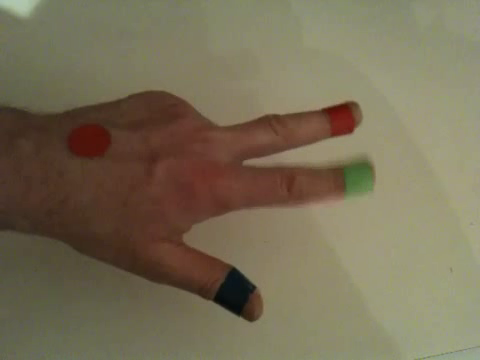
#> input picture frame 52 of videos/video1.mp4, 480 x 360 px
$ python labcode.py   (Python 2 division)   (older library calls are emulated)
#> lines starting #> are read from the running program, lines starting #| are printed output that depends on the picture; after the words box and inside, x2 and y2 are one past the last pixel; in counts of white or black regions, pixels touching at a corner belong together
import numpy as np
import cv2

def drawcircle(
    low,
    high,
    frame,
    color,
    ):

    hsv = cv2.cvtColor(frame, cv2.COLOR_BGR2HSV)
    res = cv2.inRange(hsv, low, high)
    kernel = np.ones((1, 1), np.uint8)
    erosion = cv2.erode(res, kernel, iterations=2)
    dilation = cv2.dilate(erosion, kernel, iterations=2)

##    blur = cv2.GaussianBlur(dilation,(5,5),3)

    (im2, contours, hierarchy) = cv2.findContours(dilation,
            cv2.RETR_TREE, cv2.CHAIN_APPROX_NONE)

##  only proceed if at least one contour was found

    if len(contours) > 0:

##            find the largest contour in the mask, then use it to compute the minimum enclosing circle and centroid

        for c in contours:

            ((x, y), radius) = cv2.minEnclosingCircle(c)

            if radius > 12 and radius < 100:
                cv2.circle(frame, (int(x), int(y)), int(radius + 15),
                           (0, 255, 255), 2)
                cv2.putText(
                    frame,
                    color,
                    (int(x + 60), int(y)),
                    cv2.FONT_HERSHEY_PLAIN,
                    1,
                    0,
                    )
                cv2.putText(
                    frame,
                    'x=' + str(int(x)),
                    (int(x + 60), int(y + 15)),
                    cv2.FONT_HERSHEY_PLAIN,
                    1,
                    0,
                    )
                cv2.putText(
                    frame,
                    'y= ' + str(int(y)),
                    (int(x + 60), int(y + 30)),
                    cv2.FONT_HERSHEY_PLAIN,
                    1,
                    0,
                    )

    return frame


vid = cv2.VideoCapture('videos/video1.mp4')

##get all properties

count = int(vid.get(7))
width = int(vid.get(3))
height = int(vid.get(4))
framerate = int(vid.get(5))

##create an empty video to save all our new frames

out = cv2.VideoWriter('result.avi', -1, framerate, (width, height), 1)

##green

lower_color_green = np.array([45, 100, 100])
upper_color_green = np.array([93, 255, 255])

##yellow

lower_color_yellow = np.array([19, 100, 100])
upper_color_yellow = np.array([35, 255, 255])

##red

lower_color_red = np.array([0, 151, 50])
upper_color_red = np.array([4, 255, 255])

##blue

lower_color_blue = np.array([0, 0, 0])
upper_color_blue = np.array([55, 255, 255])

##loop through all the frames

while vid.isOpened():

##vid.set(1,frame_no)

##read current frame

    (ret, frame) = vid.read()
#> frame is the input picture: shape (360, 480, 3); mean B, G, R 85.9, 110, 120

##in case of error:

    if ret == False:
        break
    else:
        frame = drawcircle(lower_color_yellow, upper_color_yellow,
                           frame, 'yellow')
#> in drawcircle, `hsv = cv2.cvtColor(frame, cv2.COLOR_BGR2HSV)`: hsv: shape (360, 480, 3); mean H, S, V 23.6, 80.5, 120.8
#> in drawcircle, `res = cv2.inRange(hsv, low, high)`:
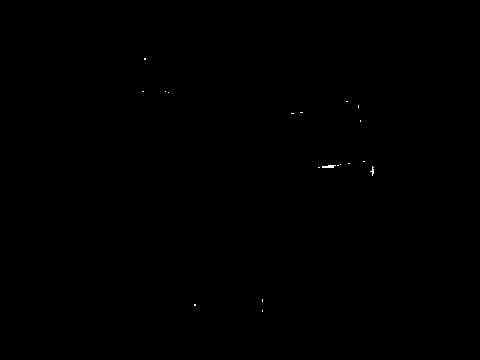
#> res: shape (360, 480); 0.05% white in thin lines or dots, all inside (x1, y1, x2, y2) = (142, 58, 374, 312)
#> in drawcircle, `(im2, contours, hierarchy) = cv2.findContours(dilation, cv2.RETR_TREE,..`: contours = 19 contours, all with area under 20
#> the loop in drawcircle, `for c in contours: ` made 19 passes
#> (c, x, y, radius) on passes 1, 2, 3, 4, 6, 9, 10, 11, 12: ([[262, 310], [262, 311]], 262, 310.5, 0.5), ([[194, 304], [194, 305], [195, 305], [195, 304]], 194.5, 304.5, 0.707), ([[262, 299], [262, 300], [262, 301], [262, 300]], 262, 300, 1), ([[318, 167], [319, 167]], 318.5, 167, 0.5), ([[337, 165], [338, 165]], 337.5, 165, 0.5), ([[348, 163], [349, 163]], 348.5, 163, 0.5), ([[363, 161], [364, 161]], 363.5, 161, 0.5), ([[360, 120], [360, 121]], 360, 120.5, 0.5), ([[291, 113], [292, 113], [293, 113], [292, 113]], 292, 113, 1)
#> (x, y, radius) on passes 5, 7, 8, 16, 17: (372, 170.5, 4.5), (328.5, 166, 6.58), (340, 164, 0.0001), (168, 92, 0.0001), (165, 91, 0.0001)
        frame = drawcircle(lower_color_red, upper_color_red, frame,
                           'red')
#> call 2 of drawcircle, with low = array of shape (3,), high = array of shape (3,), color = 'red'
#> in drawcircle (call 2), `res = cv2.inRange(hsv, low, high)`:
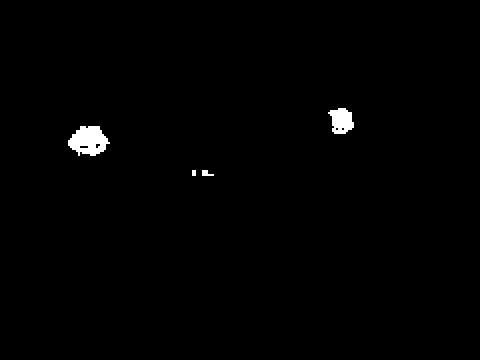
#> res: shape (360, 480); 0.81% white; 4 white regions
#> in drawcircle (call 2), `(im2, contours, hierarchy) = cv2.findContours(dilation, cv2.RETR_TREE,..`: contours = 8 contours, 4 with area under 20; largest, box (x1, y1, x2, y2) and area: (68, 126, 110, 156) 814, (328, 108, 354, 134) 442, (202, 170, 214, 176) 32, (79, 145, 89, 149) 25
#> the loop in drawcircle (call 2), `for c in contours: ` made 8 passes
#> (x, y, radius) on passes 1 to 8: (207.5, 172.5, 6.04), (193.5, 172.5, 2.92), (88.43, 142.5, 20.58), (83.5, 146.5, 4.53), (97.5, 145.5, 2.92), (340.3, 119.8, 14.58), (342.5, 128.5, 1.58), (336.5, 128.5, 1.58)
#> after the loop in drawcircle (call 2), `for c in contours:`:
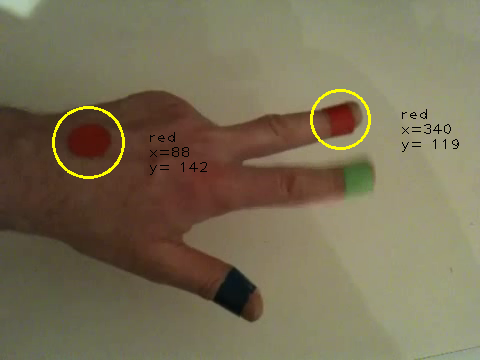
#> frame: shape (360, 480, 3); 0.96% of pixels changed, all inside (x1, y1, x2, y2) = (52, 89, 459, 179)
        frame = drawcircle(lower_color_green, upper_color_green, frame,
                           'green')
#> call 3 of drawcircle, with low = array of shape (3,), high = array of shape (3,), color = 'green'
#> in drawcircle (call 3), `hsv = cv2.cvtColor(frame, cv2.COLOR_BGR2HSV)`: hsv: shape (360, 480, 3); mean H, S, V 23.6, 81.3, 121.5
#> in drawcircle (call 3), `res = cv2.inRange(hsv, low, high)`:
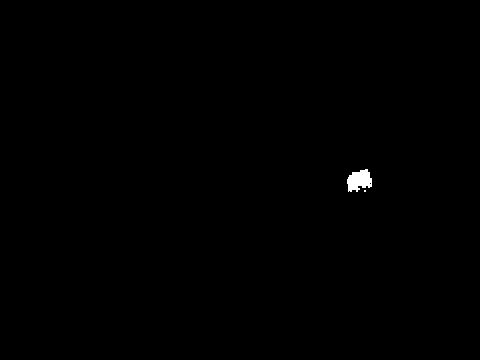
#> res: shape (360, 480); 0.23% white; 2 white regions (1 under 20 px)
#> in drawcircle (call 3), `(im2, contours, hierarchy) = cv2.findContours(dilation, cv2.RETR_TREE,..`: contours = 3 contours, 2 with area under 20; largest, box (x1, y1, x2, y2) and area: (347, 169, 372, 192) 356
#> the loop in drawcircle (call 3), `for c in contours: ` made 3 passes
#> (c, x, y, radius) on passes 1, 3: ([[364, 190], [364, 191], [365, 191], [365, 190]], 364.5, 190.5, 0.707), ([[369, 183], [370, 182], [371, 183], [370, 184]], 370, 183, 1)
#> (x, y, radius) on pass 2: (357.7, 180.2, 14.54)
#> after the loop in drawcircle (call 3), `for c in contours:`:
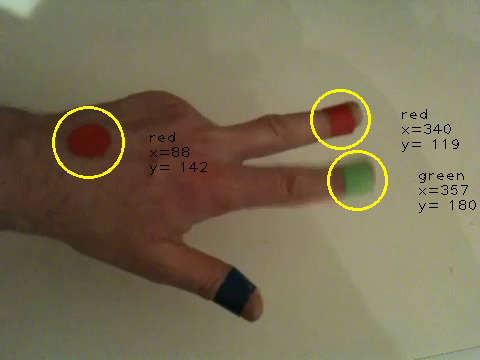
#> frame: shape (360, 480, 3); 0.48% of pixels changed, all inside (x1, y1, x2, y2) = (327, 150, 476, 213)
        frame = drawcircle(lower_color_blue, upper_color_blue, frame,
                           'blue')
#> call 4 of drawcircle, with low = array of shape (3,), high = array of shape (3,), color = 'blue'
#> in drawcircle (call 4), `hsv = cv2.cvtColor(frame, cv2.COLOR_BGR2HSV)`: hsv: shape (360, 480, 3); mean H, S, V 23.6, 81.7, 121.6
#> in drawcircle (call 4), `res = cv2.inRange(hsv, low, high)`:
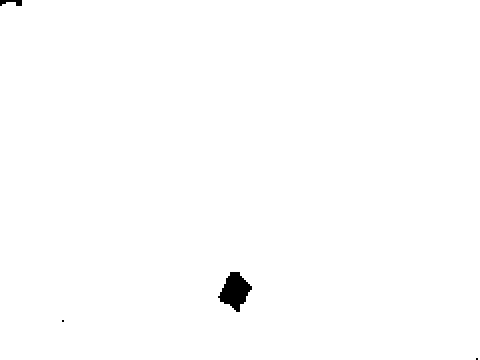
#> res: shape (360, 480); 99.5% white; 4 black regions (2 under 20 px)
#> in drawcircle (call 4), `(im2, contours, hierarchy) = cv2.findContours(dilation, cv2.RETR_TREE,..`: contours = 3 contours, 1 with area under 20; largest, box (x1, y1, x2, y2) and area: (0, 0, 480, 360) 171870, (217, 271, 253, 313) 842
#> the loop in drawcircle (call 4), `for c in contours: ` made 3 passes
#> (x, y, radius) on passes 1 to 3: (239.5, 179.5, 299.3), (62.5, 320.5, 1.58), (234.5, 291.5, 20.99)
#> after the loop in drawcircle (call 4), `for c in contours:`:
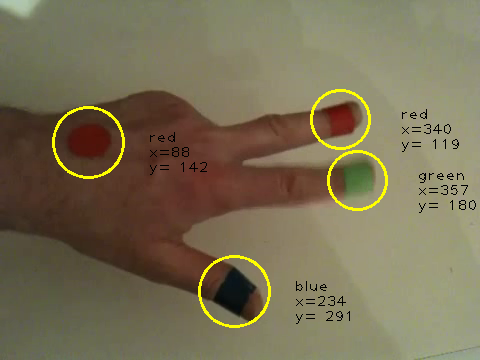
#> frame: shape (360, 480, 3); 0.53% of pixels changed, all inside (x1, y1, x2, y2) = (198, 255, 350, 328)

        out.write(frame)

###release the resources

vid.release()
out.release()
print 'done'

$ run again, starting later in the video
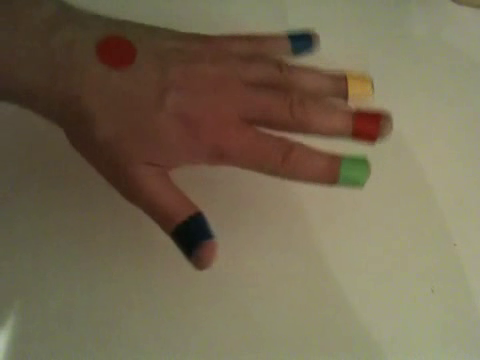
#> input picture frame 236 of videos/video1.mp4, 480 x 360 px
#> frame is the input picture: shape (360, 480, 3); mean B, G, R 81.4, 105, 116.5
#> hsv: shape (360, 480, 3); mean H, S, V 22.4, 85.5, 117.1
#> in drawcircle, `res = cv2.inRange(hsv, low, high)`:
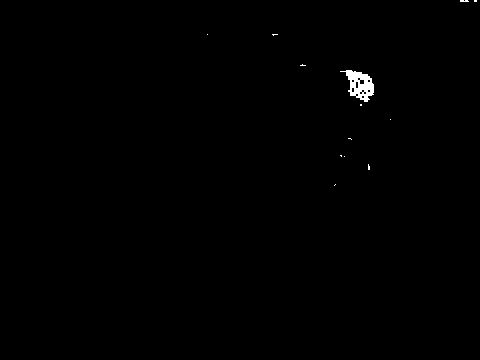
#> res: shape (360, 480); 0.35% white; 13 white regions (12 under 20 px)
#> contours = 25 contours, 23 with area under 20; largest, box (x1, y1, x2, y2) and area: (340, 70, 374, 102) 560, (359, 79, 365, 85) 23
#> the loop in drawcircle, `for c in contours: ` made 25 passes
#> (x, y, radius) on passes 2, 3, 5, 6, 8, 9, 10, 11: (368.5, 166.5, 2.55), (344, 156, 0.0001), (349.5, 138.5, 1.58), (390, 119, 0.0001), (355, 84.65, 20.28), (362.5, 96.5, 1.58), (356.5, 94.5, 1.58), (364.5, 92.5, 1.58)
#> hsv: shape (360, 480, 3); mean H, S, V 22.3, 86, 117.3
#> res: shape (360, 480); 0.5% white; 4 white regions (2 under 20 px)
#> contours = 5 contours, 3 with area under 20; largest, box (x1, y1, x2, y2) and area: (102, 42, 132, 66) 480, (356, 116, 380, 136) 276
#> the loop in drawcircle (call 2), `for c in contours: ` made 5 passes
#> (x, y, radius) on passes 1 to 5: (228, 136.5, 2.06), (367.9, 124.4, 12.78), (361.5, 116.5, 3.54), (116, 53.64, 15.99), (110.5, 48.5, 1.58)
#> hsv: shape (360, 480, 3); mean H, S, V 22.4, 86.7, 117.9
#> res: shape (360, 480); 0.29% white; 2 white regions (1 under 20 px)
#> contours = 2 contours, 1 with area under 20; largest, box (x1, y1, x2, y2) and area: (340, 161, 366, 184) 447
#> hsv: shape (360, 480, 3); mean H, S, V 22.4, 87.1, 118
#> res: shape (360, 480); 99.5% white; 2 black regions
#> contours = 5 contours, 1 with area under 20; largest, box (x1, y1, x2, y2) and area: (0, 0, 480, 360) 171961, (181, 217, 211, 251) 601, (289, 31, 313, 55) 398, (191, 249, 197, 257) 24
#> the loop in drawcircle (call 4), `for c in contours: ` made 5 passes
#> (x, y, radius) on passes 1 to 5: (239.5, 179.5, 299.3), (193.5, 252.5, 3.81), (208.5, 240.5, 1.58), (196.5, 233.5, 17.73), (300.5, 42.5, 13.21)
#> after the loop in drawcircle (call 4), `for c in contours:`:
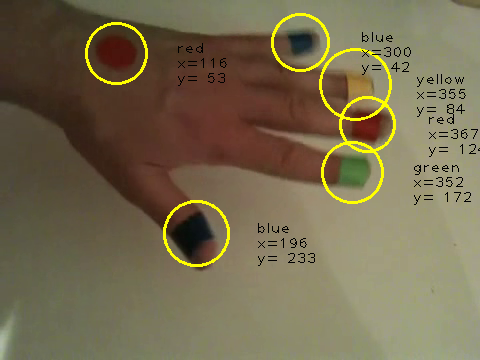
#> frame: shape (360, 480, 3); mean B, G, R 78.9, 106.8, 117.9

$ run again, starting later in the video
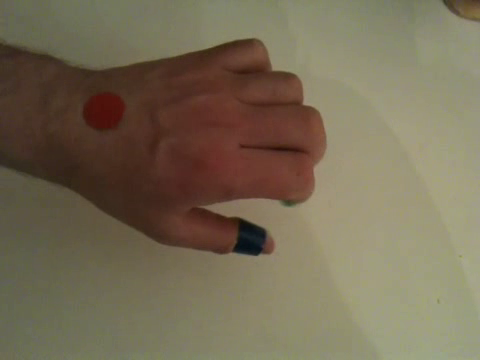
#> input picture frame 420 of videos/video1.mp4, 480 x 360 px
#> frame is the input picture: shape (360, 480, 3); mean B, G, R 85.1, 107.8, 119.1
#> hsv: shape (360, 480, 3); mean H, S, V 22.3, 81.3, 119.5
#> res: shape (360, 480); 0.1% white; 18 white regions (17 under 20 px)
#> contours = 18 contours, 17 with area under 20; largest, box (x1, y1, x2, y2) and area: (459, 6, 480, 20) 116
#> the loop in drawcircle, `for c in contours: ` made 18 passes
#> (x, y, radius) on passes 4, 5, 6, 7, 8, 10, 12, 13: (118, 66, 0.0001), (126, 65, 0.0001), (133, 63, 0.0001), (138, 62, 0.0001), (143, 61, 0.0001), (175, 56, 0.0001), (178, 55, 0.0001), (214, 46, 0.0001)
#> in drawcircle (call 2), `res = cv2.inRange(hsv, low, high)`:
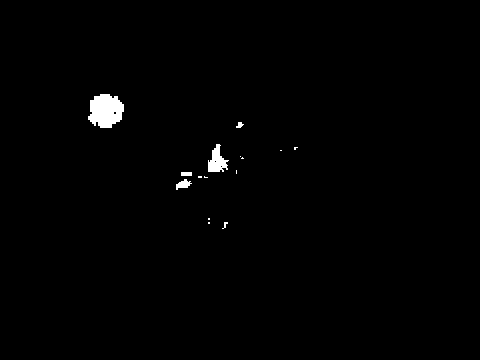
#> res: shape (360, 480); 0.86% white; 15 white regions (10 under 20 px)
#> contours = 18 contours, 14 with area under 20; largest, box (x1, y1, x2, y2) and area: (88, 94, 124, 128) 862, (208, 144, 229, 172) 285, (176, 179, 192, 190) 74, (181, 172, 192, 176) 30
#> the loop in drawcircle (call 2), `for c in contours: ` made 18 passes
#> (x, y, radius) on passes 1, 4, 5, 6, 7, 8, 10, 12: (224.5, 225, 3.91), (183.3, 185.6, 8.09), (205.5, 176.5, 1.58), (199.5, 176.5, 1.58), (186, 173.5, 5.22), (236, 171.5, 1.5), (240, 156, 0.0001), (295.5, 148, 1.8)
#> hsv: shape (360, 480, 3); mean H, S, V 22.5, 81.8, 120.4
#> res: shape (360, 480); every value is 0
#> res: shape (360, 480); 99.6% white; 2 black regions (1 under 20 px)
#> contours = 3 contours, 1 with area under 20; largest, box (x1, y1, x2, y2) and area: (0, 0, 480, 360) 171961, (235, 225, 267, 255) 709
#> the loop in drawcircle (call 4), `for c in contours: ` made 3 passes
#> (x, y, radius) on passes 1 to 3: (239.5, 179.5, 299.3), (249.3, 240.3, 17.86), (440.5, 18.5, 1.58)
#> after the loop in drawcircle (call 4), `for c in contours:`:
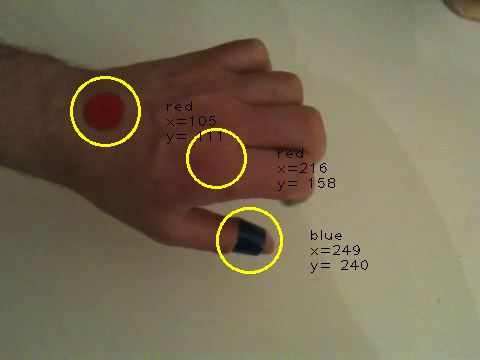
#> frame: shape (360, 480, 3); mean B, G, R 84.2, 109.3, 120.2
